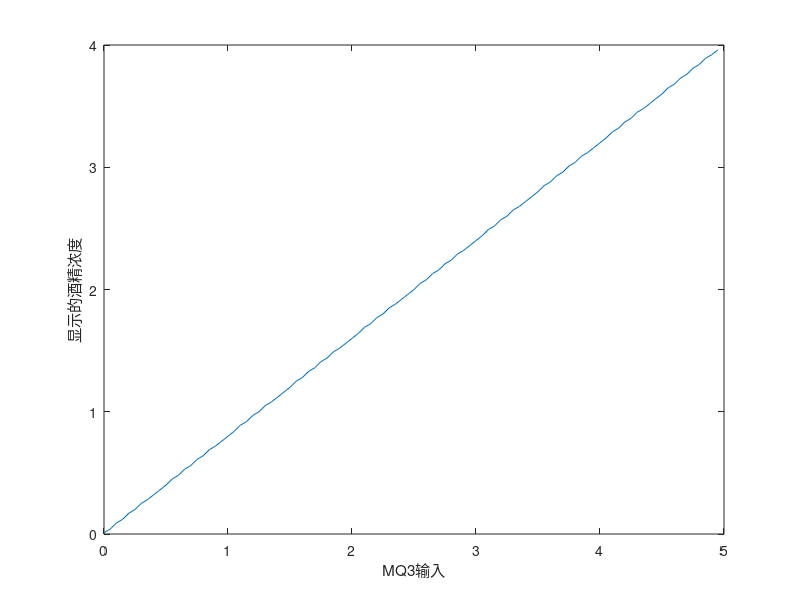

Source code (MATLAB):
v=0:0.05:4.95;
out=[0.01	0.04	0.09	0.12	0.17	0.2	0.25	0.28	0.32	0.36	0.4	0.45	0.48	0.53	0.56	0.61	0.64	0.69	0.72	0.76 0.8	0.84	0.89	0.92	0.97	1	1.05	1.08	1.12	1.16	1.2	1.25	1.28	1.33	1.36	1.41	1.44	1.49	1.52	1.56   1.6	1.64	1.69	1.72	1.77	1.8	1.85	1.88	1.92	1.96	2	2.05	2.08	2.13	2.16	2.21	2.24	2.29	2.32	2.36    2.4	2.44	2.49	2.52	2.57	2.6	2.65	2.68	2.72	2.76	2.8	2.85	2.88	2.93	2.96	3.01	3.04	3.09	3.12	3.16   3.2	3.24	3.29	3.32	3.37	3.4	3.45	3.48	3.52	3.56	3.6	3.65	3.68	3.73	3.76	3.81	3.84	3.89	3.92	3.96];
plot(v,out);
xlabel('MQ3输入');ylabel('显示的酒精浓度');
y=0.7999.*v+0.00385;
a=out-y;
b=max(a);
r=b/5*100